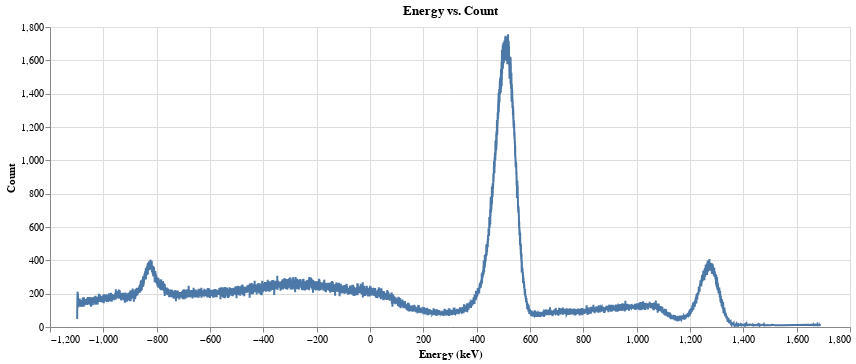

The notebook cell this image was saved under:
### Code cell
alt.data_transformers.disable_max_rows()

# Create the Altair chart
alt.Chart(Na22_data_Filtered).mark_line().encode(
    x='Energy (keV)',
    y='Count'
).interactive().properties(
    title='Energy vs. Count',
    width=800
)

### Figure 1 — Vega-Lite specification as saved in the notebook (floating-point values rounded to 4 significant figures; data arrays with more than 128 entries replaced by an {"elided": "..."} marker saying what was removed)
{"config": {"view": {"continuousWidth": 300, "continuousHeight": 300}}, "data": {"name": "data-4443775dcc8a0a18ecdfb1dcc90b24c9"}, "mark": {"type": "line"}, "encoding": {"x": {"field": "Energy (keV)", "type": "quantitative"}, "y": {"field": "Count", "type": "quantitative"}}, "params": [{"name": "param_21", "select": {"type": "interval", "encodings": ["x", "y"]}, "bind": "scales"}], "title": "Energy vs. Count", "width": 800, "$schema": "https://vega.github.io/schema/vega-lite/v5.8.0.json", "datasets": {"data-4443775dcc8a0a18ecdfb1dcc90b24c9": {"elided": "8309 records"}}}
